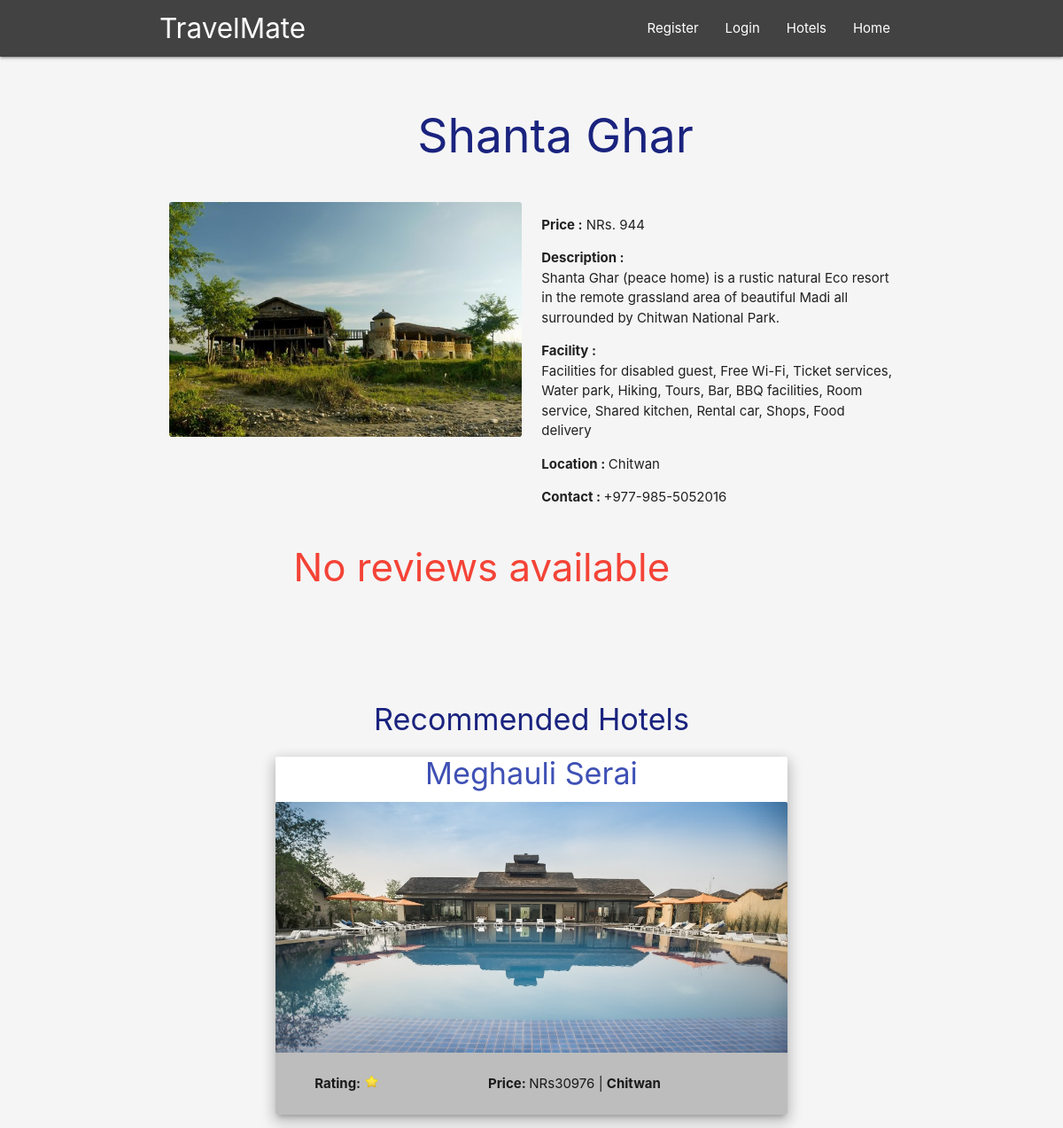
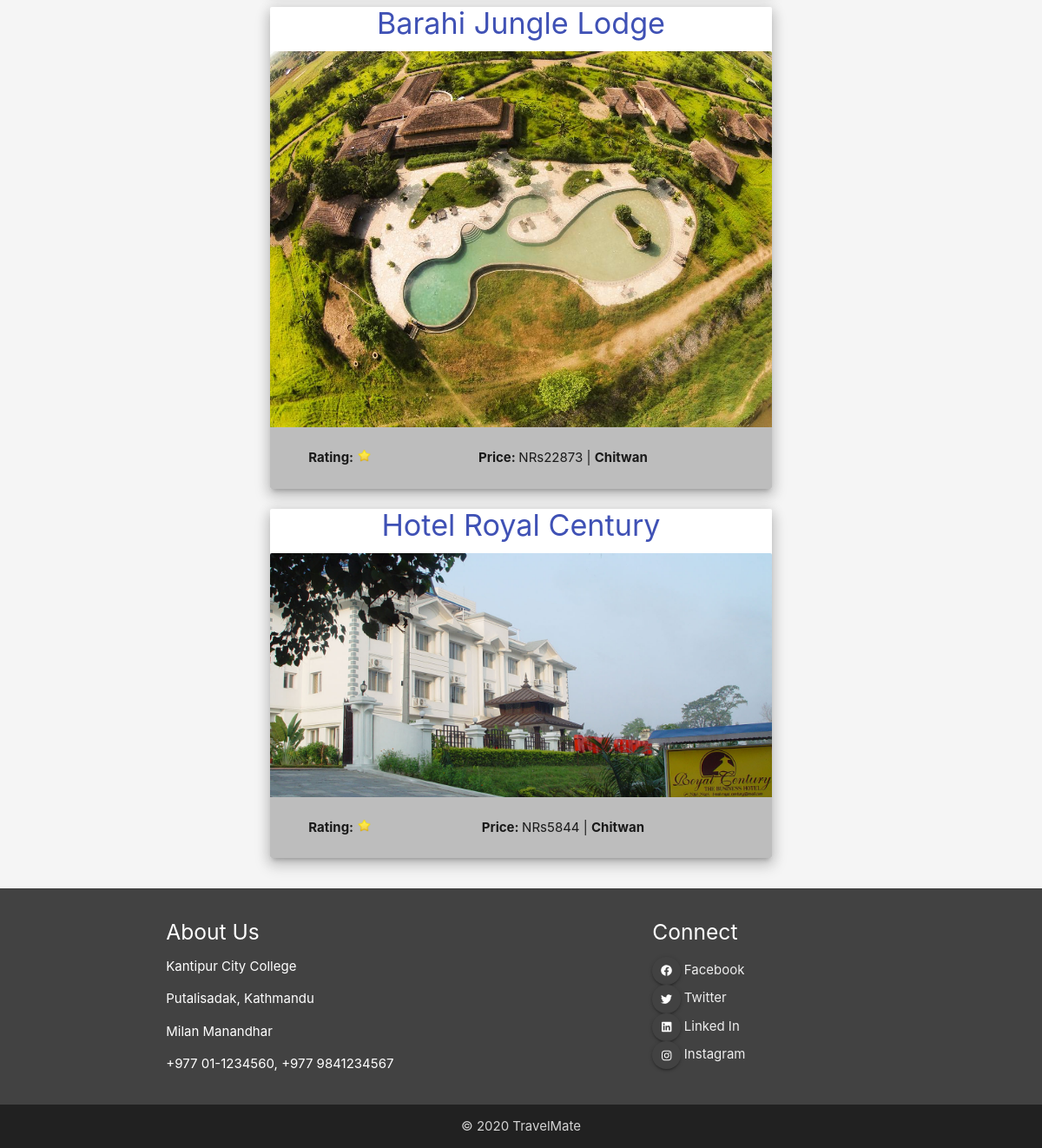
The app's page /hotel/hotel.php?id=9 with its own data (2 pictures, top to bottom).
### tables this page shows
CREATE TABLE `hotel` (
  `id` int(255) NOT NULL,
  `name` varchar(255) NOT NULL,
  `price` varchar(512) NOT NULL,
  `pricemax` int(255) NOT NULL,
  `description` varchar(512) NOT NULL,
  `facility` varchar(512) NOT NULL,
  `location` varchar(255) NOT NULL,
  `img` varchar(255) NOT NULL,
  `contact` varchar(50) NOT NULL
);

### hotel/hotel.php (the view, shortened to what this page needs)
<?php include 'header.php' ?>
<?php require 'mysql_connect.php'; ?>
<?php $id=$_GET['id'];
$sql = "SELECT * FROM hotel where id=".$id;
$result = $conn->query($sql);
	if ($result->num_rows > 0) {
		$row = $result->fetch_assoc();
		$name_slug=  preg_replace('#[ -]+#', '-', strtolower($row['name']));
?>
<section class="container section">
	<div class="row">
		<div class="col s12 l8 offset-l4" style="padding-bottom: 2vw;">
			<h2 class="indigo-text text-darken-4"><?php echo $row['name'];?></h2>
		</div>
		<div class="col s12 l6">
			<img src="assets/hotel_img/<?php echo $name_slug; ?>/<?php echo $row['img'];?>" style="border-radius: 3px;" class="responsive-img materialboxed"/>
		</div>
		<div class="col s12 l6">
			<p><b>Price :</b> NRs. <?php echo $row['price'];?></p>
			<p><b>Description :</b><br><?php echo $row['description'];?></p>
			<p><b>Facility : </b><br><?php echo $row['facility'];?> </p>
			<p><b>Location : </b><?php echo ucfirst($row['location']);?> </p>
			<p><b>Contact : </b><?php echo $row['contact'];?></p>
		</div>
		<div class="row">
			<div class="col s12 l8 offset-l2">
				<?php
				$hotel_id=$row['id'];
				$sql1 = "SELECT * FROM reviews where hotel_id='$hotel_id' ORDER BY id desc" ;
				$result1 = $conn->query($sql1);
				if ($result1->num_rows > 0){ ?>
					<h3 class="indigo-text text-darken-4">Reviews by users : </h3>
				<?php } else{ ?>
					<h3 class="red-text"> No reviews available</h3>
				<?php	}
				?>
				<?php
				} else {
					echo "<h3 class='red-text'>No reviews available</h3>";
				}
				?>
			</div>
		</div>
	</div>
</section>
<div class="row">
	<?php
	$location=strtolower($row['location']);
	$price=$row['price'];
	$sql = "SELECT * FROM hotel where id!='$id' AND location='$location' AND price < '$price' LIMIT 5";
	$result = $conn->query($sql);
	if ($result->num_rows > 0) {
	?>
	<div class="col s12 l6 offset-l3">
		<h4 class="center indigo-text text-darken-4">Recommended Hotels</h4>
		<?php
			while($row = $result->fetch_assoc()) {
				$name_slug=  preg_replace('#[ -]+#', '-', strtolower($row['name']));
				$sum = 0;
				$usercount=0;
				if($usercount=='0'){
					$usercount=1;
				}
				$averating=round($sum/$usercount);
				?>
				<div class="card z-depth-3">
					<div class="card-title">
						<a href="hotel.php?id=<?php echo $row['id']; ?>">
							<h4 class="center indigo-text"><?php echo ucwords($row["name"]); ?></h4>
					</div>
					<div class="card-image">
							<img src="assets/hotel_img/<?php echo $name_slug; ?>/<?php echo $row['img'];?>"/>
					</div>
					<div class="card-content grey lighten-1 center">
						<span>
							<b style="float:left; padding-left: 20px;">Rating: </b>
							<div style="float:left; margin-right:5px;margin-left:5px;">
								<?php
									$max=$averating;
									if($max==0){$max=1;}
									for($j=0;$j<$max;$j++){
								?> 		<img src="assets/star.png" style="width:15px;height:15px;"/>
								<?php  }?>
							</div>
							<b>Price: </b> NRs<?php echo $row['price']; ?>  | <b><?php echo ucfirst($row['location']); ?></b>
						</span>
					</div>
				</div>
				<?php }
				} else {
					echo "<h3 style='color:indigo; text-align: center;''>Enjoy your stay...</h3>";
				}
				?>
	</div>
</div>
<?php include 'footer.php' ?>

### hotel/assets/style.css (style rules this page uses)
body { padding:0px; margin:0px; height: 100%; min-height: 100%; background-color: whitesmoke; }

### hotel/hotel.php (style rules this page uses)
.section { padding-top: 2vw; padding-bottom: 4vw; }

### records on screen
hotel: name "Shanta Ghar", img (picture), price "944", description "Shanta Ghar (peace home) is a rustic natural Eco resort in the remote grassland area of beautiful Madi all surrounded by Chitwan National Park.", facility "Facilities for disabled guest, Free Wi-Fi, Ticket services, Water park, Hiking, Tours, Bar, BBQ facilities, Room service, Shared kitchen, Rental car, Shops, Food delivery", location "Chitwan", contact "+977-985-5052016"
hotel: name "Meghauli Serai", img (picture), price "30976", location "Chitwan"
hotel: name "Barahi Jungle Lodge", img (picture), price "22873", location "Chitwan"
hotel: name "Hotel Royal Century", img (picture), price "5844", location "Chitwan"
